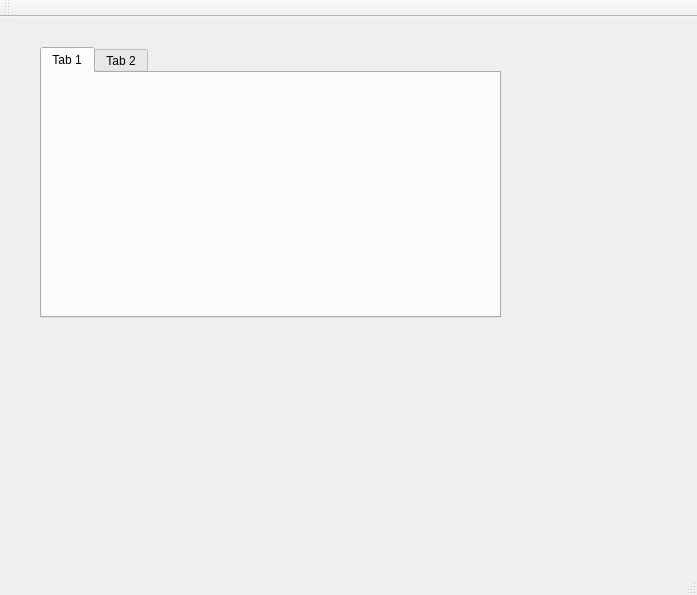
<?xml version="1.0" encoding="UTF-8"?>
<ui version="4.0">
 <class>MainWindow</class>
 <widget class="QMainWindow" name="MainWindow">
  <property name="geometry">
   <rect>
    <x>0</x>
    <y>0</y>
    <width>697</width>
    <height>595</height>
   </rect>
  </property>
  <property name="windowTitle">
   <string>MainWindow</string>
  </property>
  <widget class="QWidget" name="centralWidget">
   <widget class="QTabWidget" name="tabWidget">
    <property name="geometry">
     <rect>
      <x>40</x>
      <y>30</y>
      <width>461</width>
      <height>271</height>
     </rect>
    </property>
    <widget class="QWidget" name="tab">
     <attribute name="title">
      <string>Tab 1</string>
     </attribute>
    </widget>
    <widget class="QWidget" name="tab_2">
     <attribute name="title">
      <string>Tab 2</string>
     </attribute>
    </widget>
   </widget>
  </widget>
  <widget class="QMenuBar" name="menuBar">
   <property name="geometry">
    <rect>
     <x>0</x>
     <y>0</y>
     <width>697</width>
     <height>28</height>
    </rect>
   </property>
  </widget>
  <widget class="QToolBar" name="mainToolBar">
   <attribute name="toolBarArea">
    <enum>TopToolBarArea</enum>
   </attribute>
   <attribute name="toolBarBreak">
    <bool>false</bool>
   </attribute>
  </widget>
  <widget class="QStatusBar" name="statusBar"/>
 </widget>
 <layoutdefault spacing="6" margin="11"/>
 <resources/>
 <connections/>
</ui>
